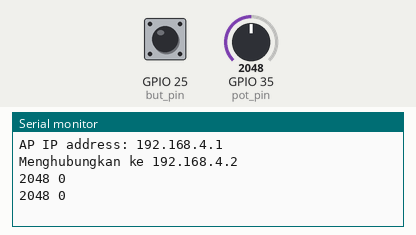
Bench run of a sketch on a simulated ESP32. Parts: the last lines printed to the serial monitor. Inputs (shaded band) come from the test bench; at power-on: GPIO 35 (pot_pin) = 2048, GPIO 25 (but_pin) LOW.

Above: at 11.0 s.
11.1 s: GPIO 35 (pot_pin) set to 2866
At 20.8 s:
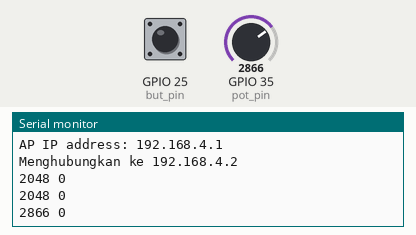
21.2 s: GPIO 35 (pot_pin) set to 3603
At 30.8 s:
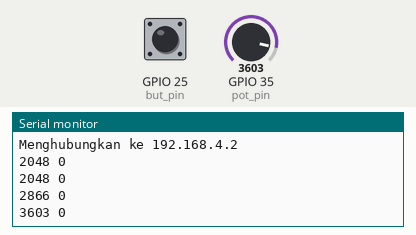
Timing chart, 0 to 32.3 s (numbered marks = the images above; inputs shaded):
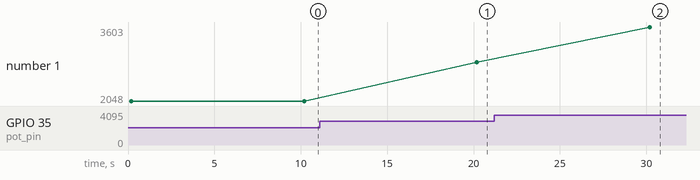

Measured:
- after the input at 11.1 s, the serial monitor: prints a new line after 9.1 s (image 1)
- after the input at 21.2 s, the serial monitor: prints a new line after 9.0 s (image 2)
- plotted number 1: 2048 → 2866 after the input at 11.1 s, 2866 → 3603 after the input at 21.2 s

The sketch:

esp32-tcp-client.ino
```cpp
#include <WiFi.h>

WiFiClient client;

const char *ssid = "ESP32-ELKHAN";

// Address dan port tujuan
const char *host = "192.168.4.2";
const uint16_t port = 27015;

int pot_pin = 35;
int but_pin = 25;

// Jumlah pengiriman data yang akan dilakukan
int attemp = 10;

void setup()
{
  // Inisialisasi komunikasi serial
  Serial.begin(115200);

  // Set mode pin-pin input
  pinMode(pot_pin, INPUT);
  pinMode(but_pin, INPUT);

  // Inisialisasi WiFi Access Point
  WiFi.softAP(ssid);
  IPAddress IP = WiFi.softAPIP();
  Serial.print("AP IP address: ");
  Serial.println(IP);
}

void loop()
{
  // Mencoba untuk memulai koneksi ke server
  Serial.print("Menghubungkan ke ");
  Serial.println(host);

  if (!client.connect(host, port))
  {
    Serial.println("Koneksi gagal, menunggu 5 detik sebelum mencoba kembali...");
    delay(5000);
    return;
  }

  int i = 0;
  while (i < attemp)
  {
    i++;

    // Membaca keadaan tombol dan potensiometer
    int but_state = digitalRead(but_pin);
    int pot_state = analogRead(pot_pin);

    // Mengirimkan data ke server
    char buffer_kirim[12];
    sprintf(buffer_kirim, "%d %d\n", pot_state, but_state);
    Serial.print(buffer_kirim);
    client.print(buffer_kirim);

    // Jeda 10 detik
    delay(10000);
  }

  // Menutup koneksi
  client.stop();
  delay(5000);
}
```
